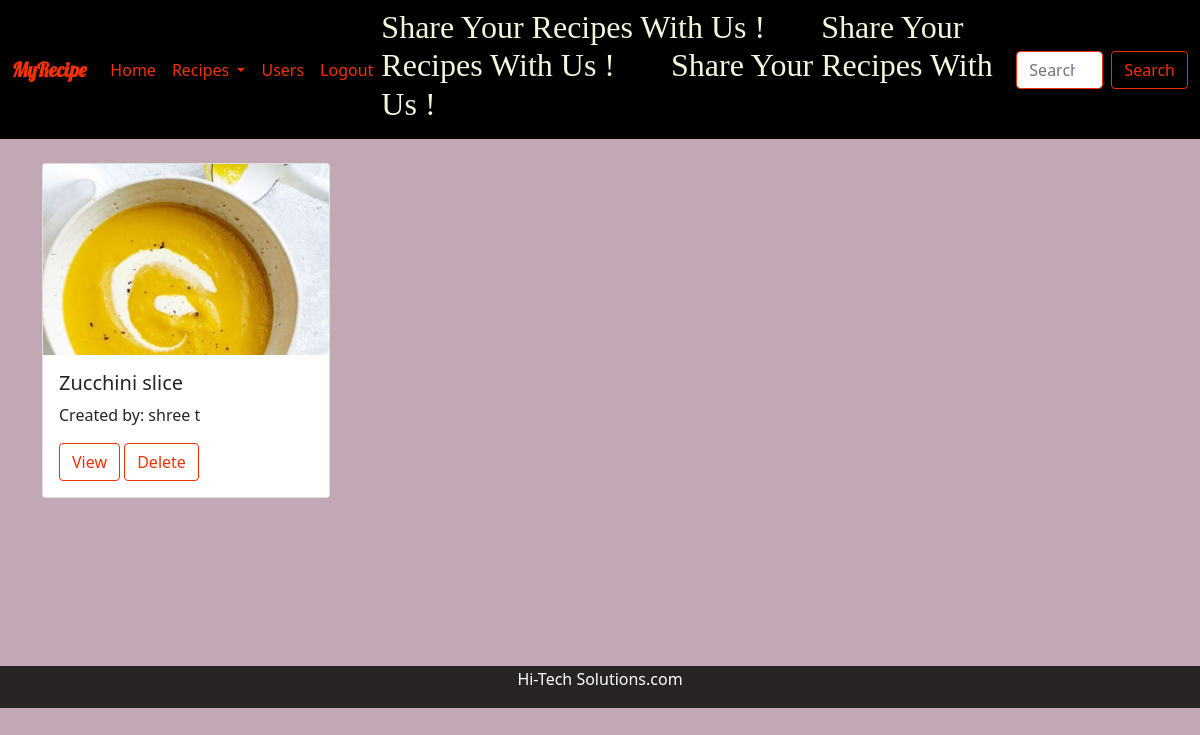
Page /users/Approved_recipes on the committed database.
### recipes/models.py (models this page shows, shortened)
class recipe(models.Model):
    recipe_name = models.CharField(max_length=120)
    ingredient = models.CharField(max_length=600)
    category = models.CharField(max_length=120)
    recipe_pic = models.ImageField(upload_to="images")
    How_to_make = models.CharField(max_length=200)
    stat = models.CharField(max_length=600,default="")
    created_by = models.ForeignKey(to=User,on_delete=models.CASCADE)

### users/views.py (the view)
# urls.py: path('Approved_recipes', views.Approved_recipes.as_view(), name='Approved_recipes'),
class Approved_recipes(TemplateView):
    template_name = 'users/Approved_recipes.html'
    context = {}
    def get(self,request,*args,**kwargs):
        user = request.user.id
        if user:
            return redirect('userhome')
        data = recipe.objects.all()
        self.context['data'] = data
        return render(request,self.template_name , self.context)

### users/templates/users/Approved_recipes.html (shortened to what this page needs)
<!DOCTYPE html>
<html lang="en">
<head>
    <link href="https://cdn.jsdelivr.net/npm/bootstrap@5.0.0-beta3/dist/css/bootstrap.min.css" rel="stylesheet">
    {% load static %}
    <link rel="stylesheet" href="{% static 'users/css/viewprofile.css' %}">
    <link rel="stylesheet" href="{% static 'home/css/home.css' %}">
</head>
<body style="background-color:rgb(194, 168, 180);">
{% include 'users/admin_nav.html' %}
<div class="container">
  <div class="row row-cols-1 row-cols-md-3 g-4">
{% for obj in data %}
{% if obj.stat == "True" %}
<div class="col-3">
  <div class="card h-100" style="width: 18rem;">
    <img src="/{{obj.recipe_pic}}" class="card-img-top" alt="...">
    <div class="card-body">
      <h5 class="card-title">{{obj.recipe_name}}</h5>
      <p class="card-text">Created by: {{obj.created_by.first_name}} {{obj.created_by.last_name}}</p>
      <a href="{% url 'recipes' obj.pk %}" class="btn btn-outline-success" id="bt1">View</a>
      <a href="{% url 'deleterecipe' obj.pk %}" class="btn btn-outline-success" id="bt3">Delete</a>
    </div>
  </div>
</div>
{% endif %}
{% endfor %}
</div></div>
 <br>
 <br><br><br><br><br><br>
<footer>
    <a>Hi-Tech Solutions.com</a></p>
  </footer>
</body>
</html>

### users/static/users/css/viewprofile.css (style rules this page uses)
img { max-width:100% !important; height:100% !important; }

### home/static/home/css/home.css (style rules this page uses)
.container { position: relative; padding-top:2% }
.btn-outline-success, .btn-outline-success:focus, .btn-outline-success:active, .btn-outline-success:hover { color: #F23005!important ; border-color: #F23005 !important; }
.card-img-top { width: 100%; height: 15vw; object-fit: cover; }

### users/templates/users/Approved_recipes.html (style rules this page uses)
footer { text-align: center; padding: 1px; background-color: rgb(41, 36, 36); color: white; }

### rows in the picture
recipe: recipe_pic (picture), recipe_name "Zucchini slice", created_by.first_name "shree", created_by.last_name "t"
